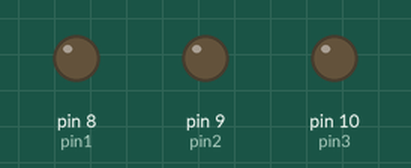
Simulated run of this sketch. Board: Arduino Uno, built with avr-gcc and run on an emulated ATmega328P. On the bench: output pins drawn as LEDs (lit = HIGH).

Above: at 0.2 s.
At 0.7 s:
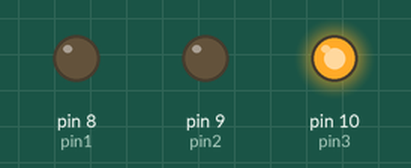
At 1.2 s:
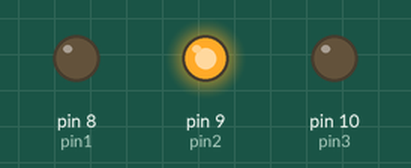
At 2.2 s:
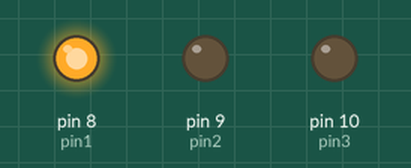
At 3.2 s:
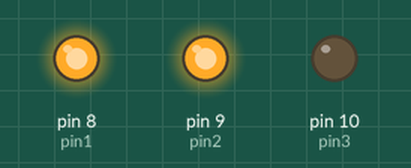
At 4.2 s:
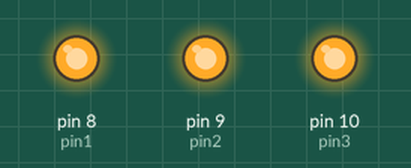
Timing chart, 0 to 6.5 s (numbered marks = the images above):
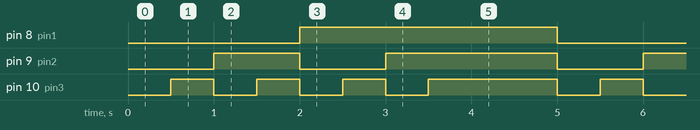

The sketch:

4.Binary_code.ino
```cpp
int pin1=8;
int pin2 =9;
int pin3=10;
int wait=1000;

void setup() {
  // put your setup code here, to run once:
  pinMode(pin1,OUTPUT);
  pinMode(pin2,OUTPUT);
  pinMode(pin3,OUTPUT);

}

void loop() {
  // put your main code here, to run repeatedly:
  digitalWrite(pin1,LOW);
  digitalWrite(pin2,LOW);
  digitalWrite(pin3,LOW);
  delay(500);

  digitalWrite(pin1,LOW);
  digitalWrite(pin2,LOW);
  digitalWrite(pin3,HIGH);
  delay(500);

  digitalWrite(pin1,LOW);
  digitalWrite(pin2,HIGH);
  digitalWrite(pin3,LOW);
  delay(500);

  digitalWrite(pin1,LOW);
  digitalWrite(pin2,HIGH);
  digitalWrite(pin3,HIGH);
  delay(500);

  digitalWrite(pin1,HIGH);
  digitalWrite(pin2,LOW);
  digitalWrite(pin3,LOW);
  delay(500);

  digitalWrite(pin1,HIGH);
  digitalWrite(pin2,LOW);
  digitalWrite(pin3,HIGH);
  delay(500);

  digitalWrite(pin1,HIGH);
  digitalWrite(pin2,HIGH);
  digitalWrite(pin3,LOW);
  delay(500);

  digitalWrite(pin1,HIGH);
  digitalWrite(pin2,HIGH);
  digitalWrite(pin3,HIGH);
  delay(500);

  delay(wait);


}
```

Measured:
- by itself, pin 8 (pin1): alternates HIGH for 3.0 s and LOW for 2.0 s
- by itself, pin 9 (pin2): repeats every 5.0 s: LOW 1.0 s, HIGH 2.0 s, LOW 1.0 s, HIGH 1.0 s
- by itself, pin 10 (pin3): repeats every 5.0 s: 2 × (LOW 0.50 s, HIGH 0.50 s), LOW 0.50 s, HIGH 1.5 s, LOW 0.50 s, HIGH 0.50 s
